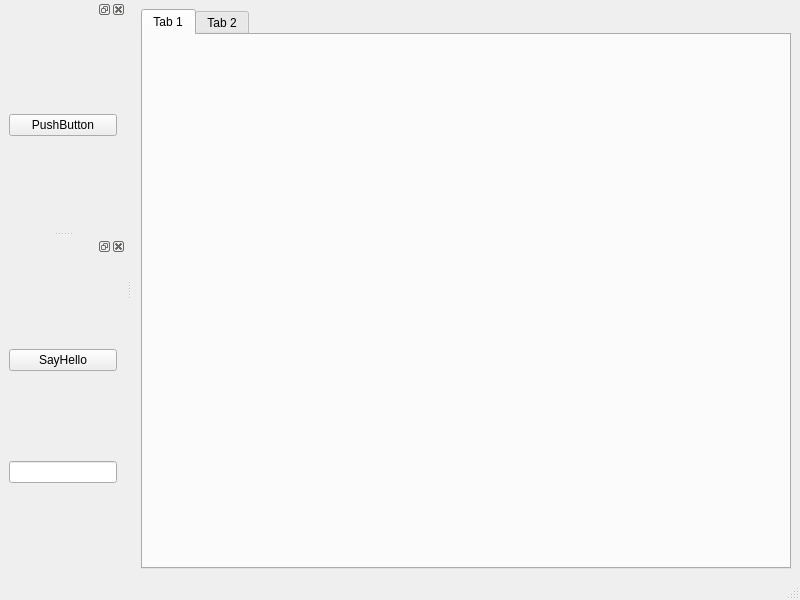
<?xml version="1.0" encoding="UTF-8"?>
<ui version="4.0">
 <class>Ui_MainWindow</class>
 <widget class="QMainWindow" name="Ui_MainWindow">
  <property name="geometry">
   <rect>
    <x>0</x>
    <y>0</y>
    <width>800</width>
    <height>600</height>
   </rect>
  </property>
  <property name="windowTitle">
   <string>MainWindow</string>
  </property>
  <widget class="QWidget" name="centralwidget">
   <layout class="QVBoxLayout" name="verticalLayout">
    <item>
     <widget class="QTabWidget" name="tabWidget">
      <property name="currentIndex">
       <number>0</number>
      </property>
      <widget class="QWidget" name="tab">
       <attribute name="title">
        <string>Tab 1</string>
       </attribute>
      </widget>
      <widget class="QWidget" name="tab_2">
       <attribute name="title">
        <string>Tab 2</string>
       </attribute>
       <layout class="QVBoxLayout" name="verticalLayout_3">
        <item>
         <widget class="QTreeWidget" name="treeWidget">
          <column>
           <property name="text">
            <string notr="true">1</string>
           </property>
          </column>
         </widget>
        </item>
       </layout>
      </widget>
     </widget>
    </item>
   </layout>
  </widget>
  <widget class="QMenuBar" name="menubar">
   <property name="geometry">
    <rect>
     <x>0</x>
     <y>0</y>
     <width>800</width>
     <height>21</height>
    </rect>
   </property>
  </widget>
  <widget class="QStatusBar" name="statusbar"/>
  <widget class="QDockWidget" name="dockWidget">
   <attribute name="dockWidgetArea">
    <number>1</number>
   </attribute>
   <widget class="QWidget" name="dockWidgetContents">
    <layout class="QHBoxLayout" name="horizontalLayout">
     <item>
      <widget class="QPushButton" name="pushButton">
       <property name="text">
        <string>PushButton</string>
       </property>
      </widget>
     </item>
    </layout>
   </widget>
  </widget>
  <widget class="QDockWidget" name="dockWidget_2">
   <attribute name="dockWidgetArea">
    <number>1</number>
   </attribute>
   <widget class="QWidget" name="dockWidgetContents_2">
    <layout class="QVBoxLayout" name="verticalLayout_2">
     <item>
      <widget class="QPushButton" name="buttonSayHello">
       <property name="text">
        <string>SayHello</string>
       </property>
      </widget>
     </item>
     <item>
      <widget class="QLineEdit" name="txtHelloWorld"/>
     </item>
    </layout>
   </widget>
  </widget>
 </widget>
 <resources/>
 <connections/>
</ui>
